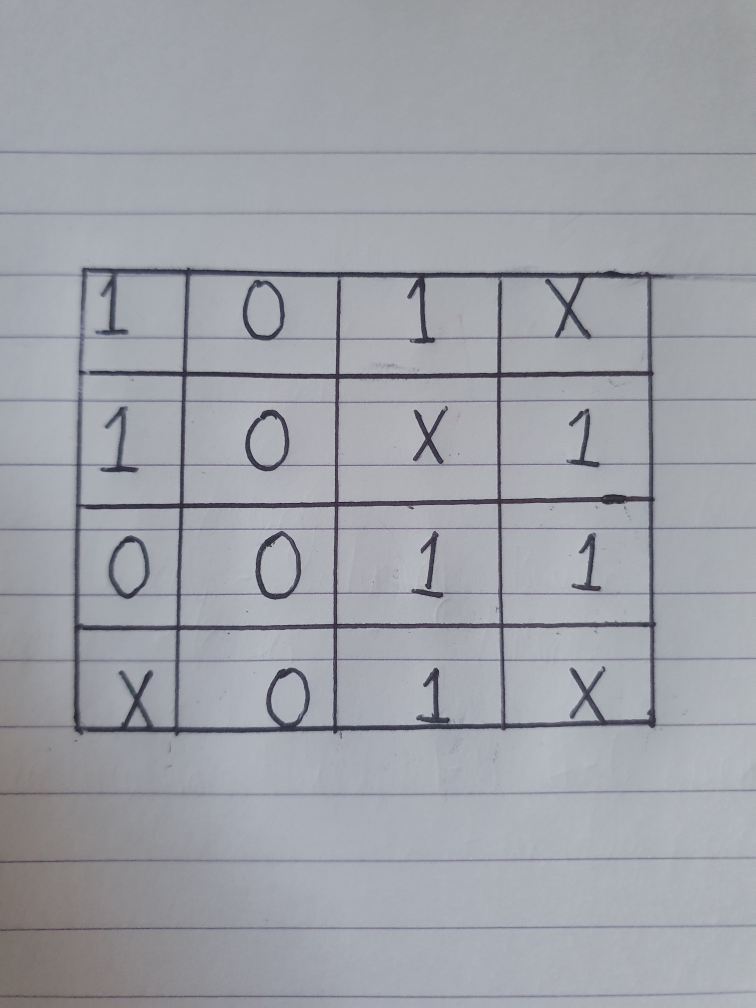
#> input picture images/kmapgrid.jpg, 3024 x 4032 px (shown at 1/4 size)
$ python Preprocessing.py
#> lines starting #> are read from the running program, lines starting #| are printed output that depends on the picture; after the words box and inside, x2 and y2 are one past the last pixel; in counts of white or black regions, pixels touching at a corner belong together
import cv2
import numpy as np

def process(img):
    kernel = cv2.getStructuringElement(cv2.MORPH_RECT, (2, 2))
    greyscale = img if len(img.shape) == 2 else cv2.cvtColor(img, cv2.COLOR_BGR2GRAY)
    denoise = cv2.GaussianBlur(greyscale, (9, 9), 0)
    thresh = cv2.adaptiveThreshold(denoise, 255, cv2.ADAPTIVE_THRESH_GAUSSIAN_C, cv2.THRESH_BINARY, 11, 2)
    inverted = cv2.bitwise_not(thresh, 0)
    morph = cv2.morphologyEx(inverted, cv2.MORPH_OPEN, kernel)
    dilated = cv2.dilate(morph, kernel, iterations=1)
    return dilated

def get_corners(img):
    contours, hire = cv2.findContours(img, cv2.RETR_EXTERNAL, cv2.CHAIN_APPROX_SIMPLE)
    contours = sorted(contours, key=lambda x: cv2.contourArea(x), reverse=True)
    largest_contour = np.squeeze(contours[0])

    sums = [sum(i) for i in largest_contour]
    differences = [i[0] - i[1] for i in largest_contour]

    top_left = np.argmin(sums)
    top_right = np.argmax(differences)
    bottom_left = np.argmax(sums)
    bottom_right = np.argmin(differences)

    corners = [largest_contour[top_left], largest_contour[top_right], largest_contour[bottom_left],
               largest_contour[bottom_right]]
    return corners

def transform(pts, img):  # TODO: Spline transform, remove this
    pts = np.float32(pts)
    top_l, top_r, bot_l, bot_r = pts[0], pts[1], pts[2], pts[3]

    def pythagoras(pt1, pt2):
        return np.sqrt((pt2[0] - pt1[0]) ** 2 + (pt2[1] - pt1[1]) ** 2)

    width = int(max(pythagoras(bot_r, bot_l), pythagoras(top_r, top_l)))
    height = int(max(pythagoras(top_r, bot_r), pythagoras(top_l, bot_l)))
    square = max(width, height) // 9 * 9  # Making the image dimensions divisible by 9

    dim = np.array(([0, 0], [square - 1, 0], [square - 1, square - 1], [0, square - 1]), dtype='float32')
    matrix = cv2.getPerspectiveTransform(pts, dim)
    warped = cv2.warpPerspective(img, matrix, (square, square))
    return warped

def main():
    image = cv2.imread("images/kmapgrid.jpg")
#> image is the input picture: shape (4032, 3024, 3); mean B, G, R 167.9, 161.2, 158.8
    image = cv2.resize(image,(960,540))
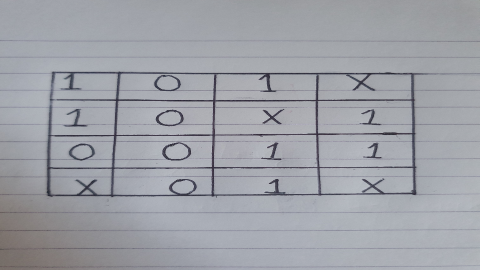
#> image: shape (540, 960, 3) (shown at 1/2 size); mean B, G, R 167.7, 161.1, 158.7
    image = cv2.cvtColor(image, cv2.COLOR_BGR2GRAY)
#> image: shape (540, 960)
    processed = process(image)
#> in process, `denoise = cv2.GaussianBlur(greyscale, (9, 9), 0)`:
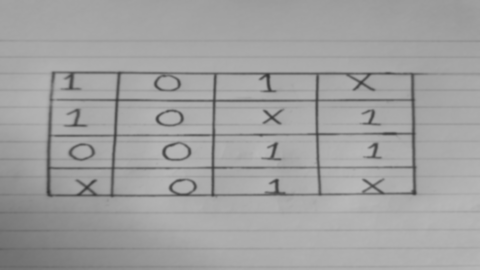
#> denoise: shape (540, 960) (shown at 1/2 size); min 53, max 186, mean 161.1
#> in process, `thresh = cv2.adaptiveThreshold(denoise, 255, cv2.ADAPTIVE_THRESH_GAUSS..`:
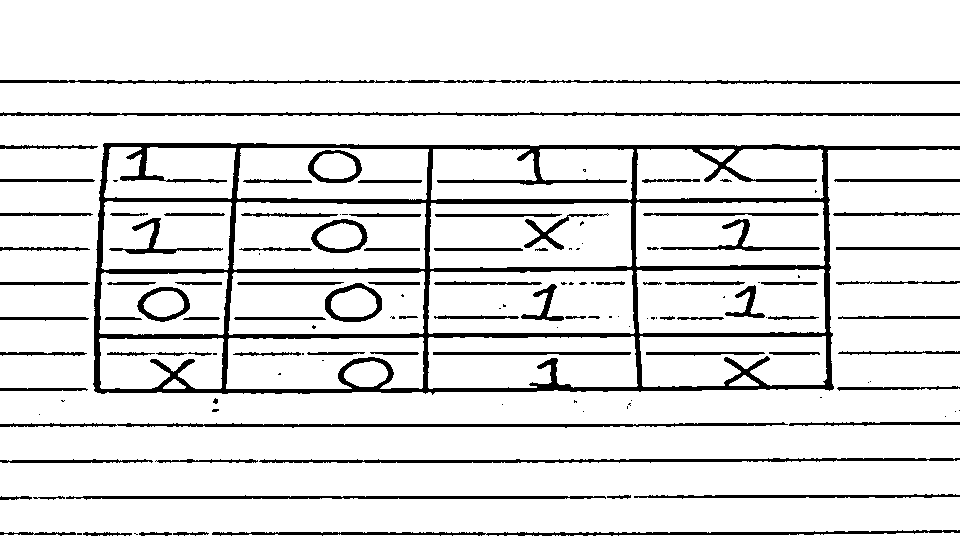
#> thresh: shape (540, 960); 88.7% white; 138 black regions (51 under 20 px), largest, box (x1, y1, x2, y2) and area: (93, 143, 960, 395) 26002, (0, 112, 960, 116) 2502, (0, 422, 788, 428) 2209
#> in process, `morph = cv2.morphologyEx(inverted, cv2.MORPH_OPEN, kernel)`:
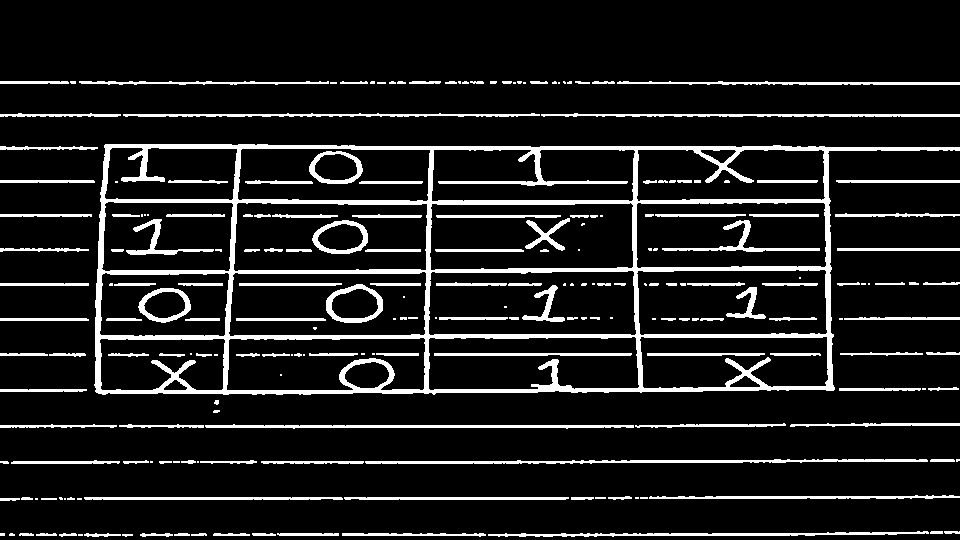
#> morph: shape (540, 960); 11.1% white; 218 white regions (69 under 20 px), largest, box (x1, y1, x2, y2) and area: (94, 144, 960, 395) 25585, (365, 459, 928, 464) 1589, (205, 424, 634, 429) 1278
#> in process, `dilated = cv2.dilate(morph, kernel, iterations=1)`:
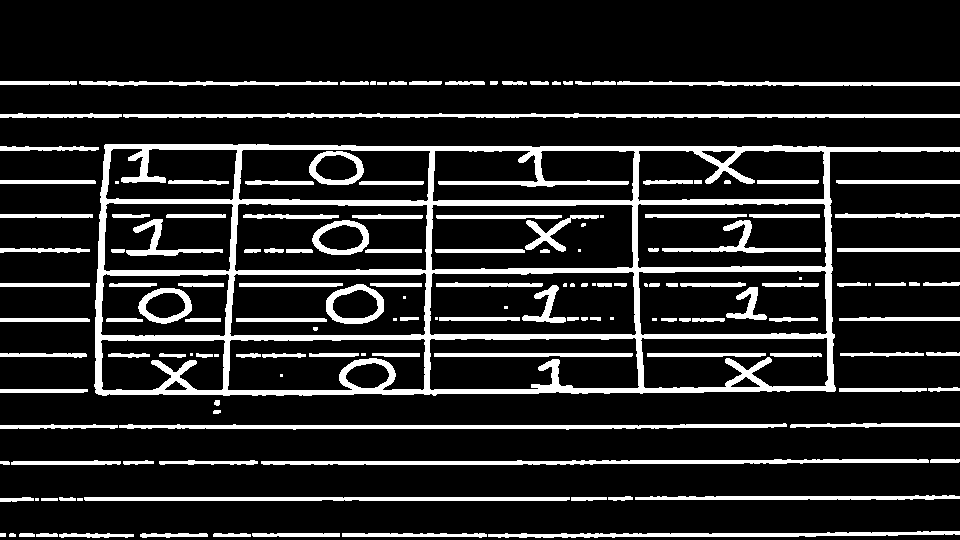
#> dilated: shape (540, 960); 14.7% white; 155 white regions (23 under 20 px)
    corners = get_corners(processed)
#> in get_corners, `contours, hire = cv2.findContours(img, cv2.RETR_EXTERNAL, cv2.CHAIN_AP..`: contours = 70 contours, 9 with area under 20; largest, box (x1, y1, x2, y2) and area: (94, 144, 960, 396) 181820, (123, 113, 960, 118) 2220, (119, 423, 787, 430) 1929, (261, 459, 929, 465) 1921, (84, 497, 570, 501) 1432; hire = 70 rows, first 6: [1, -1, -1, -1], [2, 0, -1, -1], [3, 1, -1, -1], [4, 2, -1, -1], [5, 3, -1, -1], [6, 4, -1, -1]
#> in get_corners, `largest_contour = np.squeeze(contours[0])`: largest_contour = 256 pairs, first value 94 to 959, second value 144 to 395
#> in get_corners, `sums = [sum(i) for i in largest_contour]`: sums = 256 values, max 1225 at index 143, min 249 at index 0, mean 795.6
#> in get_corners, `differences = [i[0] - i[1] for i in largest_contour]`: differences = 256 values, max 812 at index 214, min -297 at index 51, mean 230.2
#> in get_corners, `top_left = np.argmin(sums)`: top_left = 0
#> in get_corners, `top_right = np.argmax(differences)`: top_right = 214
#> in get_corners, `bottom_left = np.argmax(sums)`: bottom_left = 143
#> in get_corners, `bottom_right = np.argmin(differences)`: bottom_right = 51
#> in get_corners, `corners = [largest_contour[top_left], largest_contour[top_right], larg..`: corners = [[105, 144], [959, 147], [834, 391], [95, 392]]
#> corners = [[105, 144], [959, 147], [834, 391], [95, 392]]
    warped_img = transform(corners,image)
#> in transform, `top_l, top_r, bot_l, bot_r = pts[0], pts[1], pts[2], pts[3]`: top_l = [105, 144]; top_r = [959, 147]; bot_l = [834, 391]; bot_r = [95, 392]
#> in transform, `width = int(max(pythagoras(bot_r, bot_l), pythagoras(top_r, top_l)))`: width = 854
#> in transform, `height = int(max(pythagoras(top_r, bot_r), pythagoras(top_l, bot_l)))`: height = 898
#> in transform, `square = max(width, height) // 9 * 9`: square = 891
#> in transform, `dim = np.array(([0, 0], [square - 1, 0], [square - 1, square - 1], [0,..`: dim = [[0, 0], [890, 0], [890, 890], [0, 890]]
#> in transform, `matrix = cv2.getPerspectiveTransform(pts, dim)`: matrix = [[0.947, 0.0382, -105], [-0.0101, 2.86, -411.4], [-1.64e-05, -0.000511, 1]]
#> in transform, `warped = cv2.warpPerspective(img, matrix, (square, square))`:
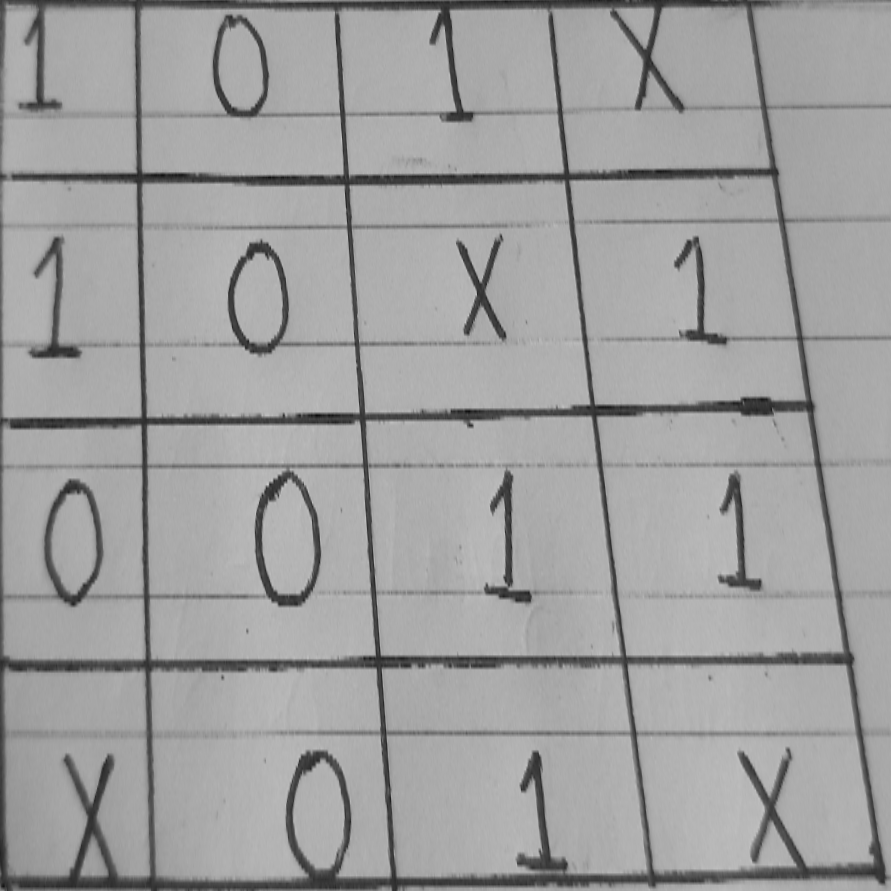
#> warped: shape (891, 891); min 10, max 204, mean 158.8
    cv2.imshow("image",warped_img)
    cv2.waitKey(0)

main()

$ run again, with images/kmap.jpg copied over images/kmapgrid.jpg
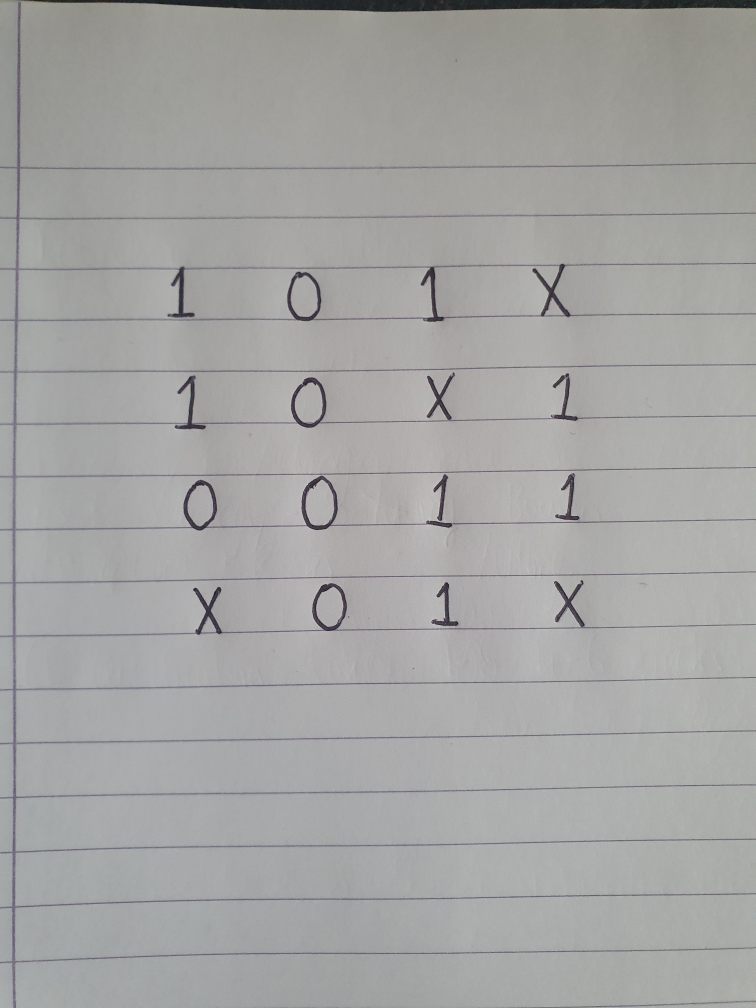
#> input picture images/kmap.jpg, 3024 x 4032 px (shown at 1/4 size)
#> in main, image is the input picture: shape (4032, 3024, 3); mean B, G, R 163.1, 164.1, 164.1
#> in process, `thresh = cv2.adaptiveThreshold(denoise, 255, cv2.ADAPTIVE_THRESH_GAUSS..`:
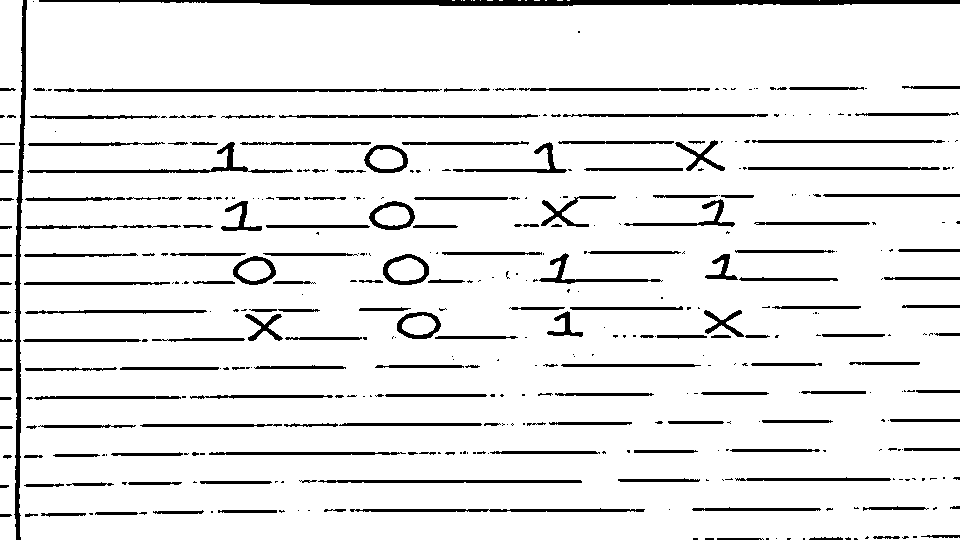
#> thresh: shape (540, 960); 91.4% white; 411 black regions (229 under 20 px), largest, box (x1, y1, x2, y2) and area: (39, 0, 960, 6) 3915, (14, 0, 27, 540) 2356, (76, 88, 442, 92) 1046
#> morph: shape (540, 960); 8.5% white; 447 white regions (237 under 20 px), largest, box (x1, y1, x2, y2) and area: (40, 0, 960, 7) 4780, (16, 0, 28, 540) 2335, (78, 90, 378, 93) 879
#> dilated: shape (540, 960); 11.5% white; 371 white regions (118 under 20 px)
#> contours = 371 contours, 177 with area under 20; largest, box (x1, y1, x2, y2) and area: (40, 0, 960, 8) 4809, (16, 0, 29, 540) 2374, (384, 255, 431, 287) 1143, (370, 202, 417, 232) 1036, (365, 146, 410, 175) 1010; hire = 371 rows, first 6: [1, -1, -1, -1], [2, 0, -1, -1], [3, 1, -1, -1], [4, 2, -1, -1], [5, 3, -1, -1], [6, 4, -1, -1]
#> largest_contour = 122 pairs, first value 40 to 959, second value 0 to 7
#> sums = 122 values, max 964 at index 56, min 40 at index 0, mean 522.7
#> differences = 122 values, max 959 at index 57, min 37 at index 1, mean 517.2
#> top_left = 0
#> top_right = 57
#> bottom_left = 56
#> bottom_right = 1
#> in get_corners, `corners = [largest_contour[top_left], largest_contour[top_right], larg..`: corners = [[40, 0], [959, 0], [959, 5], [40, 3]]
#> top_l = [40, 0]; top_r = [959, 0]; bot_l = [959, 5]; bot_r = [40, 3]
#> width = 919
#> square = 918
#> dim = [[0, 0], [917, 0], [917, 917], [0, 917]]
#> matrix = [[1.71, -4.18e-15, -68.51], [0, 314.8, 0], [0.000747, -4.56e-18, 1]]
#> in transform, `warped = cv2.warpPerspective(img, matrix, (square, square))`:
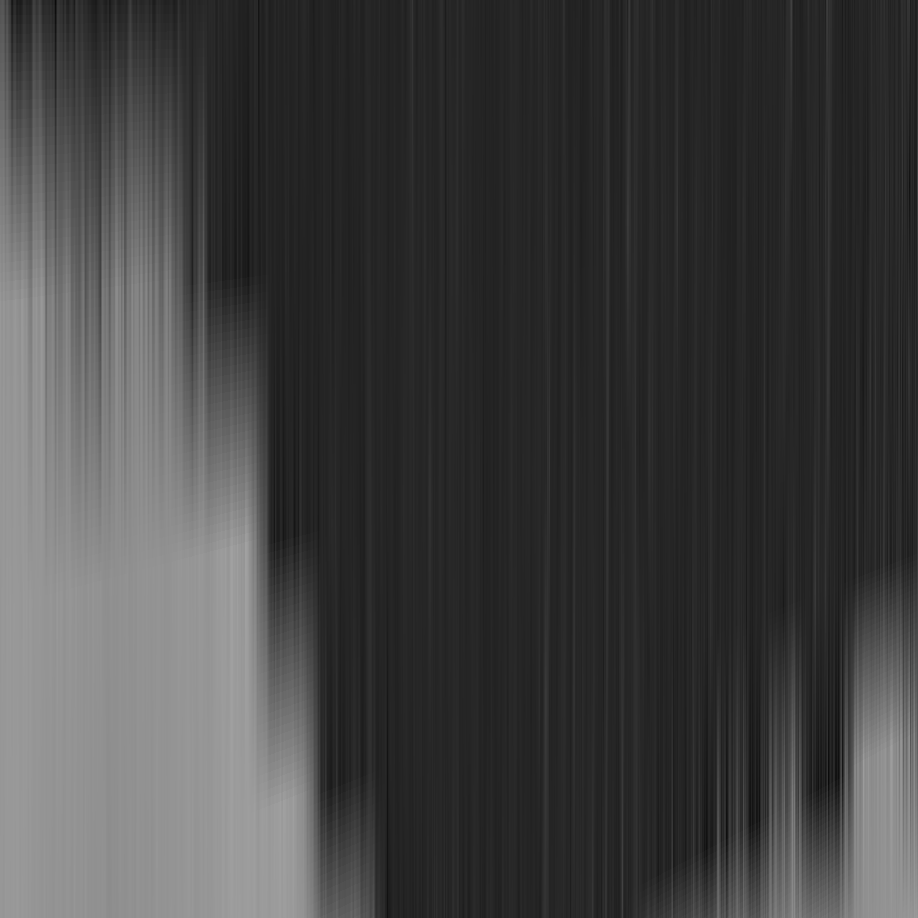
#> warped: shape (918, 918); min 10, max 161, mean 65.1

$ run again, with images/x.jpg copied over images/kmapgrid.jpg
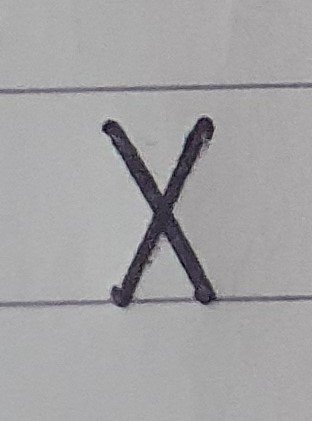
#> input picture images/x.jpg, 312 x 421 px
#> in main, image is the input picture: shape (421, 312, 3); mean B, G, R 164.2, 162.7, 163.6
#> in process, `thresh = cv2.adaptiveThreshold(denoise, 255, cv2.ADAPTIVE_THRESH_GAUSS..`:
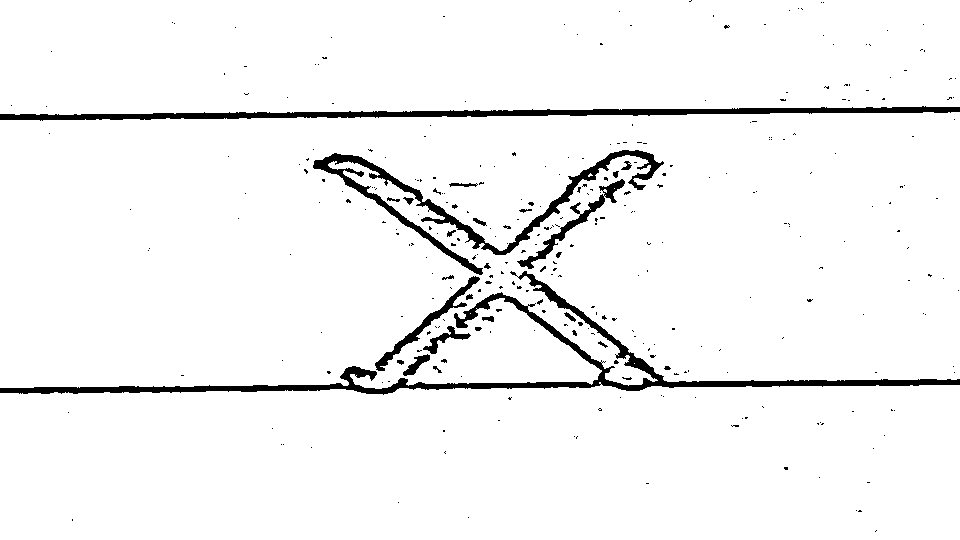
#> thresh: shape (540, 960); 95.6% white; 320 black regions (294 under 20 px), largest, box (x1, y1, x2, y2) and area: (0, 271, 960, 395) 8327, (0, 106, 960, 121) 5404, (313, 150, 664, 275) 4579
#> morph: shape (540, 960); 4.2% white; 110 white regions (85 under 20 px), largest, box (x1, y1, x2, y2) and area: (0, 272, 960, 395) 8235, (0, 107, 960, 121) 5375, (314, 151, 665, 276) 4429
#> dilated: shape (540, 960); 5.3% white; 99 white regions (58 under 20 px)
#> contours = 99 contours, 77 with area under 20; largest, box (x1, y1, x2, y2) and area: (0, 272, 960, 396) 9600, (0, 107, 960, 122) 5424, (314, 151, 666, 277) 4900, (519, 180, 627, 271) 1134, (404, 327, 472, 378) 610; hire = 99 rows, first 6: [1, -1, -1, -1], [2, 0, -1, -1], [3, 1, -1, -1], [4, 2, -1, -1], [5, 3, -1, -1], [6, 4, -1, -1]
#> largest_contour = 940 pairs, first value 0 to 959, second value 272 to 395
#> sums = 940 values, max 1345 at index 814, min 389 at index 661, mean 849
#> differences = 940 values, max 579 at index 815, min -394 at index 662, mean 149.7
#> top_left = 661
#> top_right = 815
#> bottom_left = 814
#> bottom_right = 662
#> in get_corners, `corners = [largest_contour[top_left], largest_contour[top_right], larg..`: corners = [[0, 389], [959, 380], [959, 386], [0, 394]]
#> top_l = [0, 389]; top_r = [959, 380]; bot_l = [959, 386]; bot_r = [0, 394]
#> width = 959
#> square = 954
#> dim = [[0, 0], [953, 0], [953, 953], [0, 953]]
#> matrix = [[1.19, 0, 0], [1.79, 190.6, -74143.4], [0.000209, 0, 1]]
#> in transform, `warped = cv2.warpPerspective(img, matrix, (square, square))`:
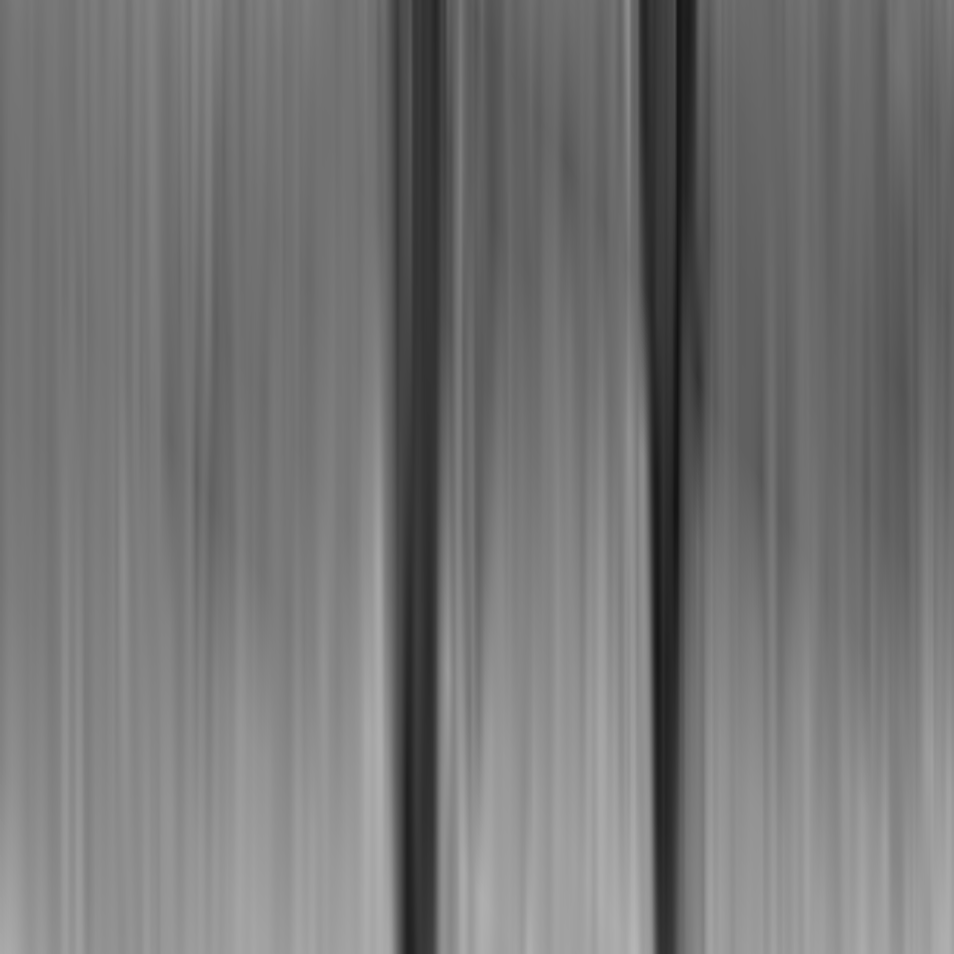
#> warped: shape (954, 954); min 18, max 182, mean 116.2
